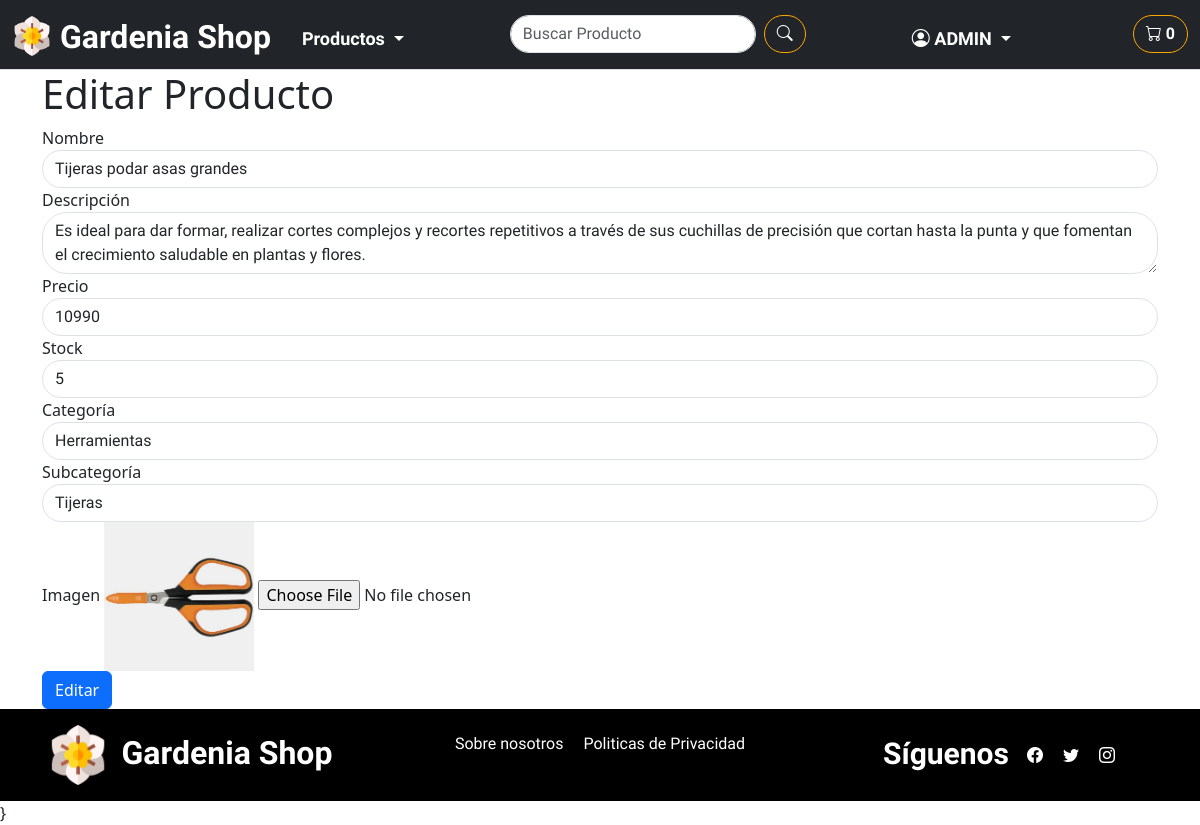
The app's page /shopWeb/admin/productos/editar/20 (signed in), older data.
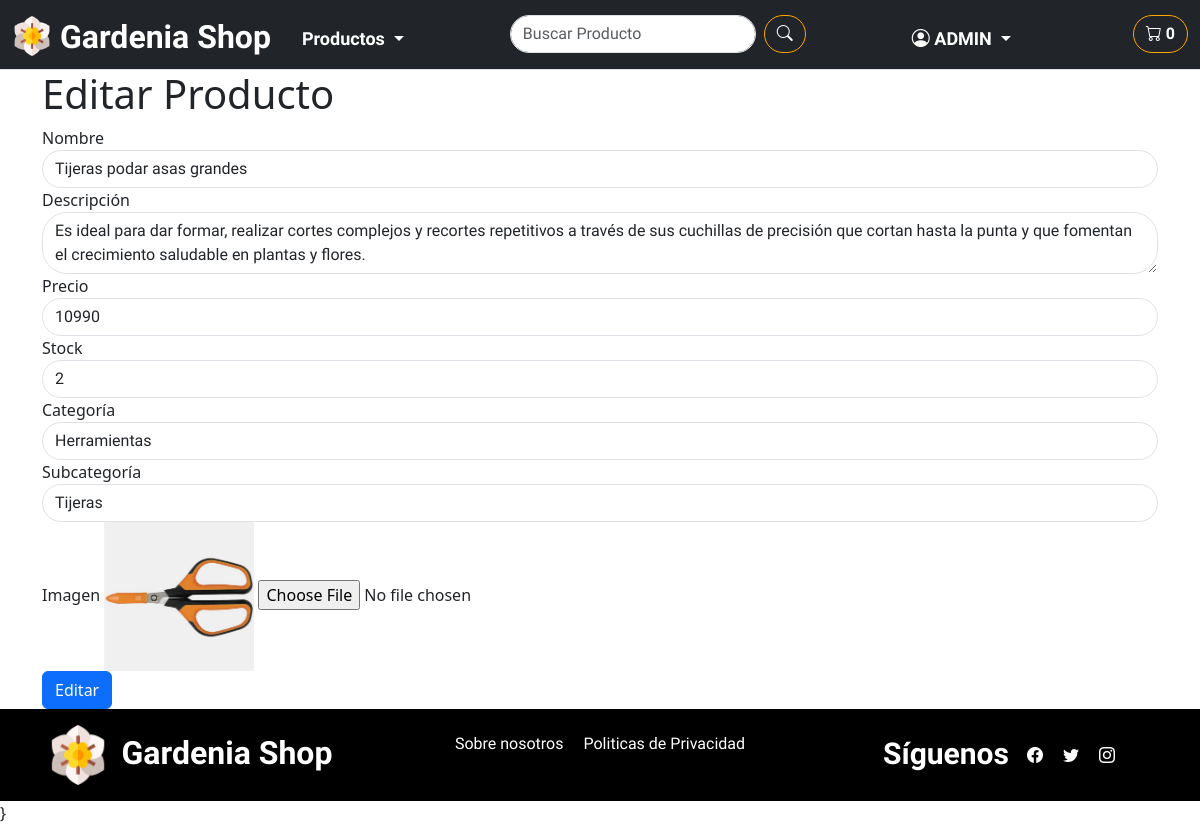
The same page, newer data.
### shopWeb/models.py (models this page shows, shortened)
class Producto(models.Model):
    id_categoria = models.ForeignKey(Categoria, on_delete=models.CASCADE, related_name='categoria_producto')
    id_subcategoria = models.ForeignKey(SubCategoria, on_delete=models.CASCADE, related_name='subcategoria_producto')
    id_producto = models.AutoField(primary_key=True)
    nombre = models.CharField(max_length=80)
    precio = models.IntegerField()
    stock = models.IntegerField()
    descripcion = models.CharField(max_length=250, blank=True, null=True)
    img = models.ImageField(upload_to='productos/', null=True, blank=True)

class Categoria(models.Model):
    categoria_id = models.AutoField(primary_key=True)
    categoria_nombre = models.CharField( max_length=50)

class SubCategoria(models.Model):
    subcategoria_id = models.AutoField(primary_key=True)
    categoria = models.ForeignKey(Categoria, on_delete=models.CASCADE, related_name='categorias_productos')
    subcategoria_nombre = models.CharField(max_length=50)

### shopWeb/views.py (the view)
# urls.py: path('admin/productos/editar/<int:id>', views.producto_editar, name='editar_producto'),
@login_required
@user_passes_test(es_admin)
def producto_editar(request, id):
    producto = get_object_or_404(Producto, id_producto=id)
    if request.method == 'POST':
        form = ProductoForm(request.POST, request.FILES, instance=producto)
        if form.is_valid():
            form.save()
            return redirect('productos')
    else:
        form = ProductoForm(instance=producto)
    categorias = Categoria.objects.all()
    subcategorias = SubCategoria.objects.filter(categoria=producto.id_categoria)
    return render(request, 'shopWeb/admin/producto_editar.html', {
        'form': form,
        'producto': producto,
        'categorias': categorias,
        'subcategorias': subcategorias
    })

### shopWeb/forms.py
class ProductoForm(forms.ModelForm):
    class Meta:
        model = Producto
        fields = '__all__'
        exclude = ['id_producto']
        labels = {
            'nombre': 'Nombre',
            'precio': 'Precio',
            'stock': 'Stock',
            'descripcion': 'Descripción',
            'img': 'Imagen',
            'id_categoria': 'Categoría',   # Asegúrate de usar el nombre correcto de los campos de clave foránea
            'id_subcategoria': 'Subcategoría',
        }
        widgets = {
            'nombre': forms.TextInput(attrs={'class': 'form-control'}),
            'precio': forms.NumberInput(attrs={'class': 'form-control'}),
            'stock': forms.NumberInput(attrs={'class': 'form-control'}),
            'descripcion': forms.Textarea(attrs={'class': 'form-control'}),
            'img': forms.FileInput(attrs={'class': 'form-control'}),
            'id_categoria': forms.Select(attrs={'class': 'form-control'}),
            'id_subcategoria': forms.Select(attrs={'class': 'form-control'}),
        }

### shopWeb/views.py (called while the page is built)
def es_admin(user):
    return user.is_staff

### shopWeb/templates/shopWeb/admin/producto_editar.html (shortened to what this page needs)
{% extends 'shopWeb/layouts/base.html' %}
{% load static %}
{% block content %}
    <div class="container">
        <h1>Editar Producto</h1>
        <form method="POST" enctype="multipart/form-data">
            <div class="form-group">
                <label for="nombre">Nombre</label>
                <input type="text" class="form-control" id="nombre" name="nombre" value="{{ producto.nombre }}">
            </div>
            <div class="form-group">
                <label for="descripcion">Descripción</label>
                <textarea class="form-control" id="descripcion" name="descripcion">{{ producto.descripcion }}</textarea>
            </div>
            <div class="form-group">
                <label for="precio">Precio</label>
                <input type="number" class="form-control" id="precio" name="precio" value="{{ producto.precio }}">
            </div>
            <div class="form-group">
                <label for="stock">Stock</label>
                <input type="number" class="form-control" id="stock" name="stock" value="{{ producto.stock }}">
            </div>
            <div class="form-group">
                <label for="categoria">Categoría</label>
                <select class="form-control" id="categoria" name="id_categoria">
                    {% for categoria in categorias %}
                        <option value="{{ categoria.categoria_id }}" {% if producto.id_categoria == categoria %}selected{% endif %}>{{ categoria.categoria_nombre }}</option>
                    {% endfor %}
                </select>
            </div>
            <div class="form-group">
                <label for="subcategoria">Subcategoría</label>
                <select class="form-control" id="subcategoria" name="id_subcategoria">
                    {% for subcategoria in subcategorias %}
                        <option value="{{ subcategoria.subcategoria_id }}" {% if producto.id_subcategoria == subcategoria %}selected{% endif %}>{{ subcategoria.subcategoria_nombre }}</option>
                    {% endfor %}
                </select>
            </div>
            <div class="form-group">
                <label for="imagen">Imagen</label>
                {% if producto.img %}
                    <img src="{{ producto.img.url }}"
                        alt="{{ producto.nombre }}"
                        style="max-width: 150px; max-height: 150px;">
                {% else %}
                    No image
                {% endif %}
                <input type="file" class="form-control-file" id="imagen" name="img">
            </div>
            <button type="submit" class="btn btn-primary">Editar</button>
        </form>
    </div>
{% endblock %}

Row changes from the older to the newer data that the page shows:
changed Producto "Tijeras podar asas grandes": stock "5" → "2"
